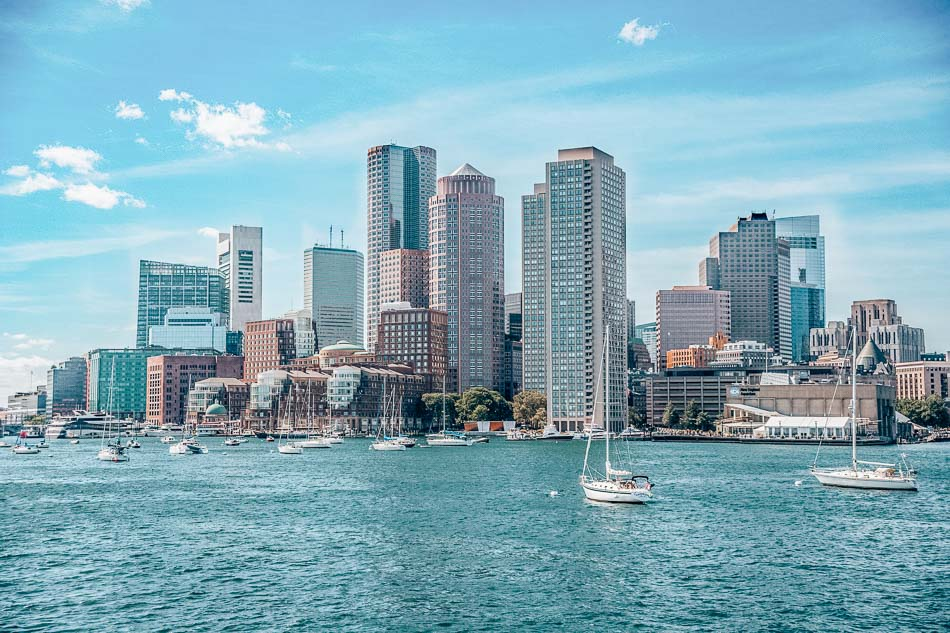
#> input picture M6_Computer_Vision/03. Histograms, transformations and Bitwise ops/img/day/day3.jpg, 950 x 633 px, found by its file name
$ jupyter execute Histograms.ipynb   (shell and % lines are left out)
#> lines starting #> are read from the running program, lines starting #| are printed output that depends on the picture; long printed decimals are rounded
# Computer Vision Histograms

### Import statements

[cell 1]
import cv2
import numpy as np
import matplotlib.pyplot as plt

[cell 2]
def imshow(img):
    plt.figure(figsize = (10,7))
    plt.imshow(img)

## Histograms

[cell 3]
# Load some images, calculate and plot their color histograms, one color at the time
# try it with different color spaces BGR, HSV, etc
img = cv2.imread('img/day3.jpg')
#> img is the input picture: shape (633, 950, 3); mean B, G, R 186.1, 171.7, 129.5
rgb_img = cv2.cvtColor(img,cv2.COLOR_BGR2RGB)
hsv_img = cv2.cvtColor(img,cv2.COLOR_BGR2HSV)
#> hsv_img: shape (633, 950, 3); mean H, S, V 96.6, 83.1, 187
imshow(img)

[cell 4]
imshow(rgb_img)

[cell 5]
hist_blue = cv2.calcHist([img],[0],None,[255],[0,255])
#> hist_blue = 255 values, max 23341 at index 234, min 2 at index 1, mean 2355
plt.plot(hist_blue,color='b')
#> figure, not shown here; curve peaks at x = 234, y = 23341

[cell 6]
hist_blue = cv2.calcHist([rgb_img],[0],None,[255],[0,255])
#> hist_blue = 255 values, max 12051 at index 132, min 58 at index 254, mean 2357.4
plt.plot(hist_blue,color='b')
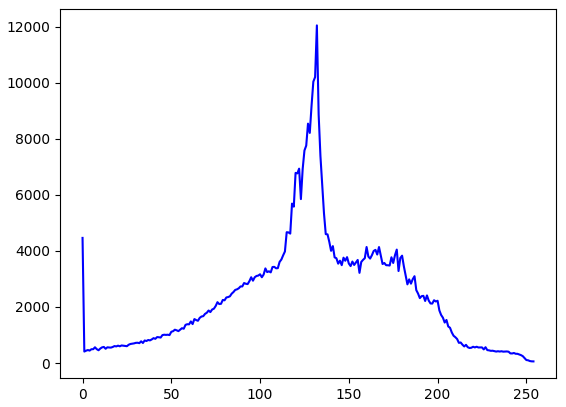
#> figure drawn by matplotlib, 1 panel; curve peaks at x = 132, y = 12051

[cell 7]
hist_blue = cv2.calcHist([hsv_img],[0],None,[255],[0,255])
#> hist_blue = 255 values, max 103032 at index 98, min 0 at index 61, mean 2358.2
plt.plot(hist_blue,color='b')
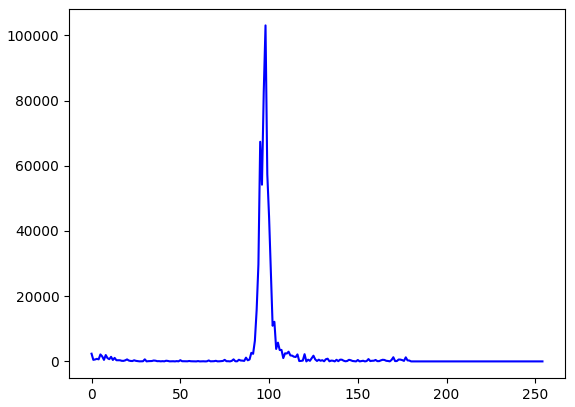
#> figure drawn by matplotlib, 1 panel; curve peaks at x = 98, y = 103032

[cell 8]
hist_green = cv2.calcHist([img],[1],None,[255],[0,255])
#> hist_green = 255 values, max 10153 at index 219, min 31 at index 1, mean 2357.7
plt.plot(hist_blue,color='g')
#> figure, not shown here; curve peaks at x = 98, y = 103032

[cell 9]
hist_blue = cv2.calcHist([img],[2],None,[255],[0,255])
#> hist_blue = 255 values, max 12051 at index 132, min 58 at index 254, mean 2357.4
plt.plot(hist_blue,color='r')
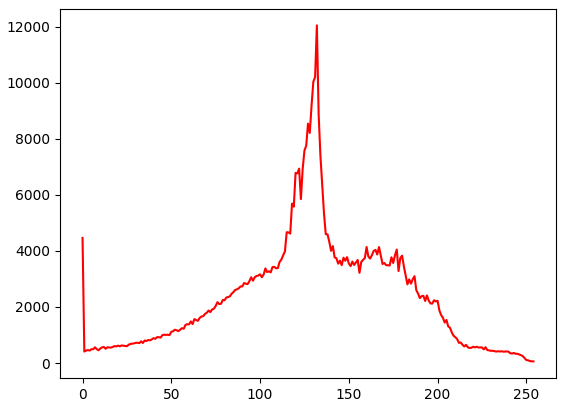
#> figure drawn by matplotlib, 1 panel; curve peaks at x = 132, y = 12051

[Hint](# "cv2.calcHist")

[cell 10]
# Now try to plot all 3 channels at the same time, does the histogram give you an idea of what the image looks like?
colors = ['b','g','r']
for i, color in enumerate(colors):
    histogram = cv2.calcHist([img],[i],None,[255],[0,255])
    plt.plot(histogram, color =color)
    plt.xlim(0,256)
plt.show()
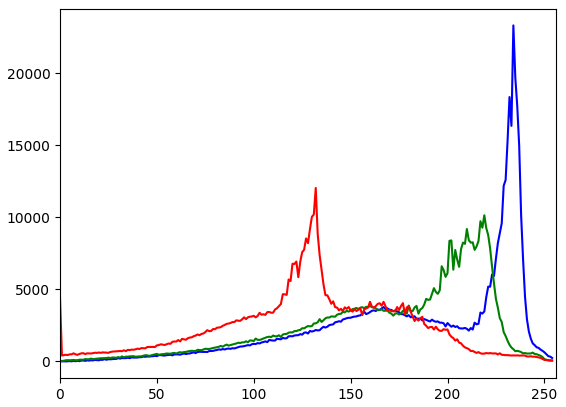
#> figure drawn by matplotlib, 1 panel; curve peaks at x = 234, y = 23341; curve peaks at x = 219, y = 10153; curve peaks at x = 132, y = 12051

for i, color in enumerate(colors):
    histogram = cv2.calcHist([rgb_img],[i],None,[255],[0,255])
    plt.plot(histogram, color =color)
    plt.xlim(0,256)
plt.show()
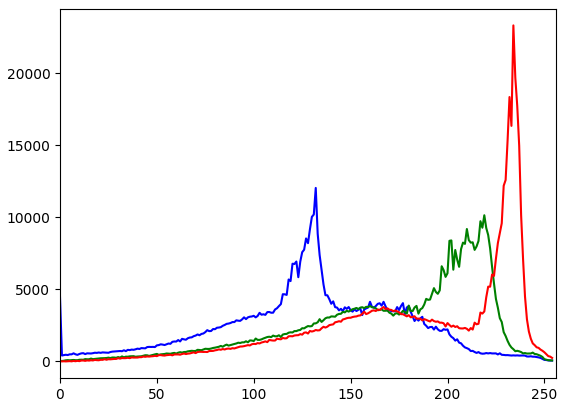
#> figure drawn by matplotlib, 1 panel; curve peaks at x = 132, y = 12051; curve peaks at x = 219, y = 10153; curve peaks at x = 234, y = 23341

for i, color in enumerate(colors):
    histogram = cv2.calcHist([hsv_img],[i],None,[255],[0,255])
    plt.plot(histogram, color =color)
    plt.xlim(0,256)
plt.show()
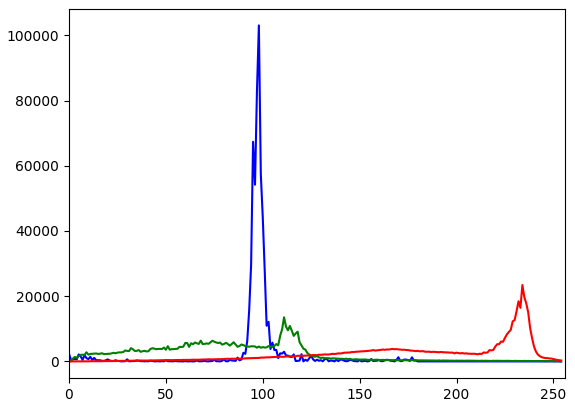
#> figure drawn by matplotlib, 1 panel; curve peaks at x = 98, y = 103032; curve peaks at x = 111, y = 13532; curve peaks at x = 234, y = 23417

## Mini project

### Level 1

#### Image classifier

1. By using only computer vision techniques (no Neural Networks and ML are not allowed) create a binary classifier that can detect if a picutre was taken during the day, you can use the images day/night in the img folder or feel free to add your own images.

use the V channel (a measure of brightness), add up the pixel values in the V channel, then divide that sum by the area of the image to get the average Value of the image.

[cell 11]
def resize(img):
    width = 600
    height = 1100
    resized = cv2.resize(img, (width, height), interpolation = cv2.INTER_AREA)
    return resized

[cell 12]
# Find the average Value or brightness of an image
def avg_brightness(rgb_image):
    # Convert image to HSV
    hsv = cv2.cvtColor(rgb_image, cv2.COLOR_BGR2HSV)

    # Add up all the pixel values in the V channel
    sum_brightness = np.sum(hsv[:,:,2])
    area = 600*1100.0  # pixels

    # find the avg
    avg = sum_brightness/area

    return avg

[cell 13]
img = cv2.imread('img/night2.jpg')
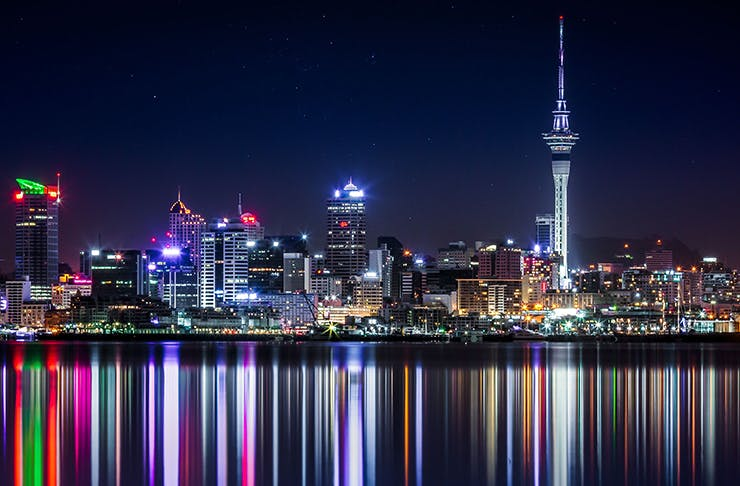
#> input picture M6_Computer_Vision/03. Histograms, transformations and Bitwise ops/img/night/night2.jpg, 740 x 486 px, found by its file name
#> img is the input picture: shape (486, 740, 3); mean B, G, R 72.7, 47.7, 48
rgb_img = cv2.cvtColor(img,cv2.COLOR_BGR2RGB)
#> rgb_img: shape (486, 740, 3)

[cell 14]
resized_img = resize(img)
#> in resize, `resized = cv2.resize(img, (width, height), interpolation = cv2.INTER_A..`:
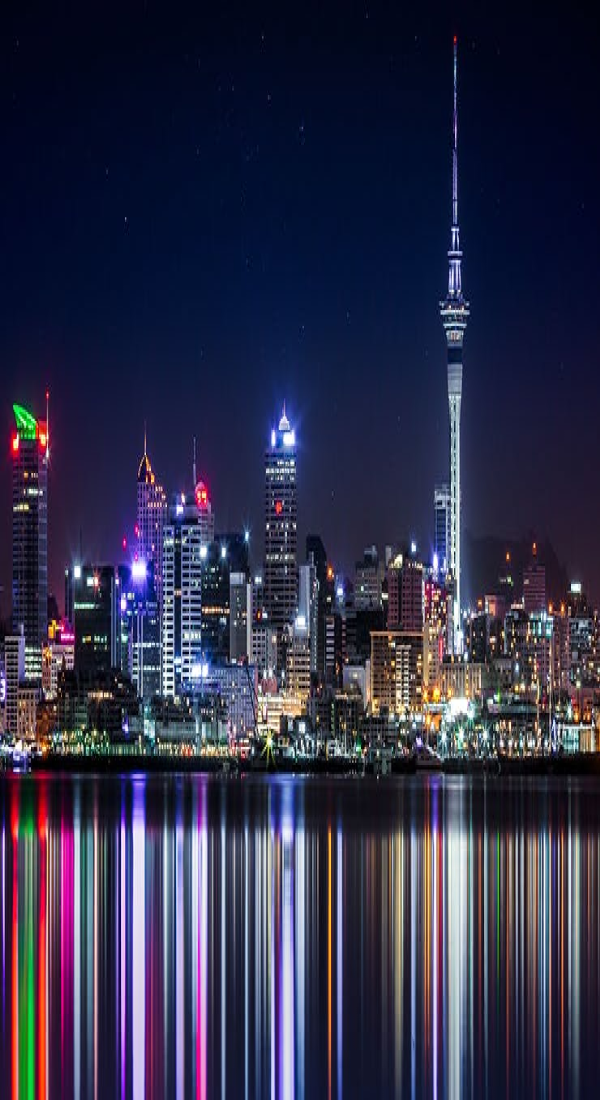
#> resized: shape (1100, 600, 3); mean B, G, R 72.6, 47.6, 47.9
avg = avg_brightness(resized_img)
#> in avg_brightness, `hsv = cv2.cvtColor(rgb_image, cv2.COLOR_BGR2HSV)`: hsv: shape (1100, 600, 3); mean H, S, V 113.1, 154.4, 77.9
#> in avg_brightness, `sum_brightness = np.sum(hsv[:,:,2])`: sum_brightness = 51411057
#> in avg_brightness, `avg = sum_brightness/area`: avg = 77.9
#> avg = 77.9
print('Avg brightness: ' + str(avg))
#| Avg brightness: 77.896
plt.imshow(rgb_img)

#highest night4 avg = 153,45
#lowest day2 avg = 141,44

[cell 15]
def day_or_night(path_to_image):
#> called with path_to_image = 'img/night2.jpg'
    img = cv2.imread('img/day2.jpg')
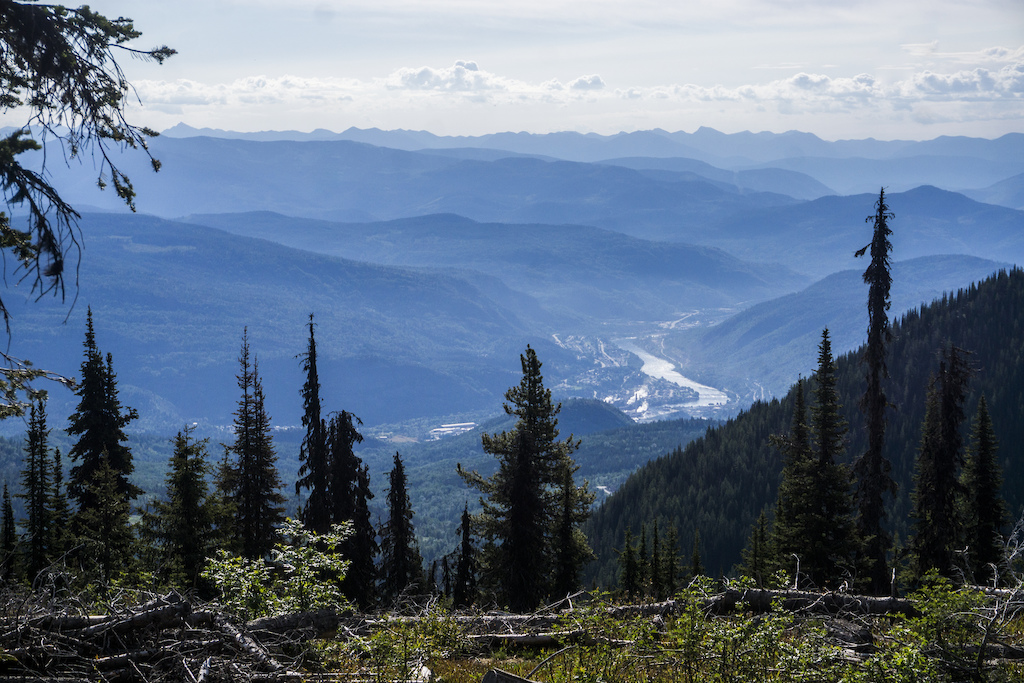
#> input picture M6_Computer_Vision/03. Histograms, transformations and Bitwise ops/img/day/day2.jpg, 1024 x 683 px, found by its file name
#> img is the input picture: shape (683, 1024, 3); mean B, G, R 130.4, 110.3, 94.4
    rgb_img = cv2.cvtColor(img,cv2.COLOR_BGR2RGB)
#> rgb_img: shape (683, 1024, 3)
    resized_img = resize(img)
#> in resize (call 2), `resized = cv2.resize(img, (width, height), interpolation = cv2.INTER_A..`:
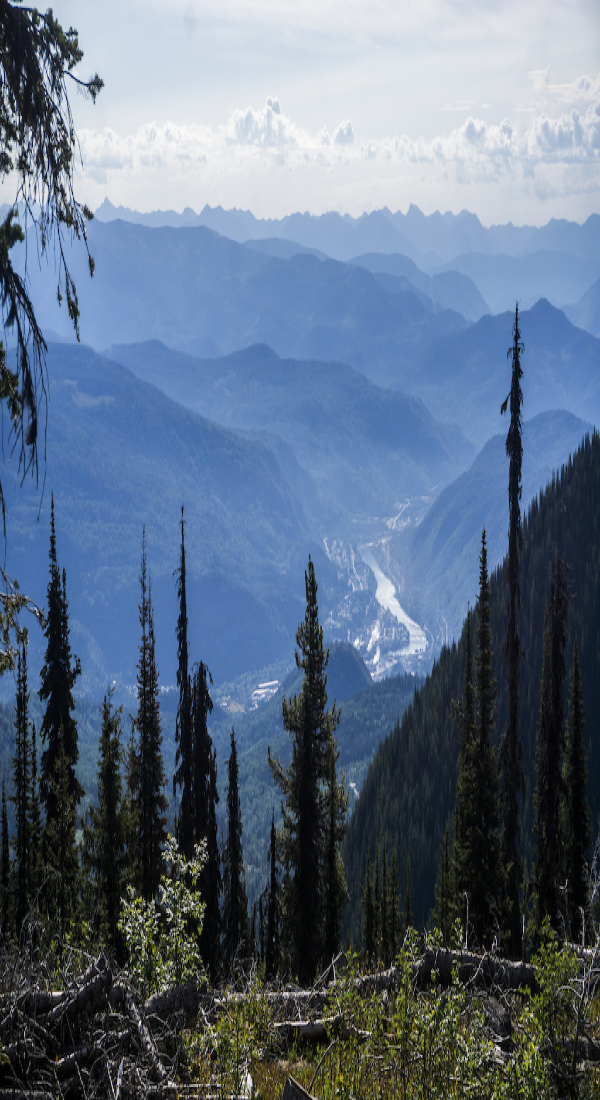
#> resized: shape (1100, 600, 3); mean B, G, R 130.4, 110.3, 94.3
    avg = avg_brightness(resized_img)
#> in avg_brightness (call 2), `hsv = cv2.cvtColor(rgb_image, cv2.COLOR_BGR2HSV)`: hsv: shape (1100, 600, 3); mean H, S, V 95.7, 83, 133.2
#> avg = 133.2
    if avg < 100:
        return 'Avg brightness: ' , str(round(avg)), 'It is night'
    else:
        return 'Avg brightness: ' , str(round(avg)),'It is day'
